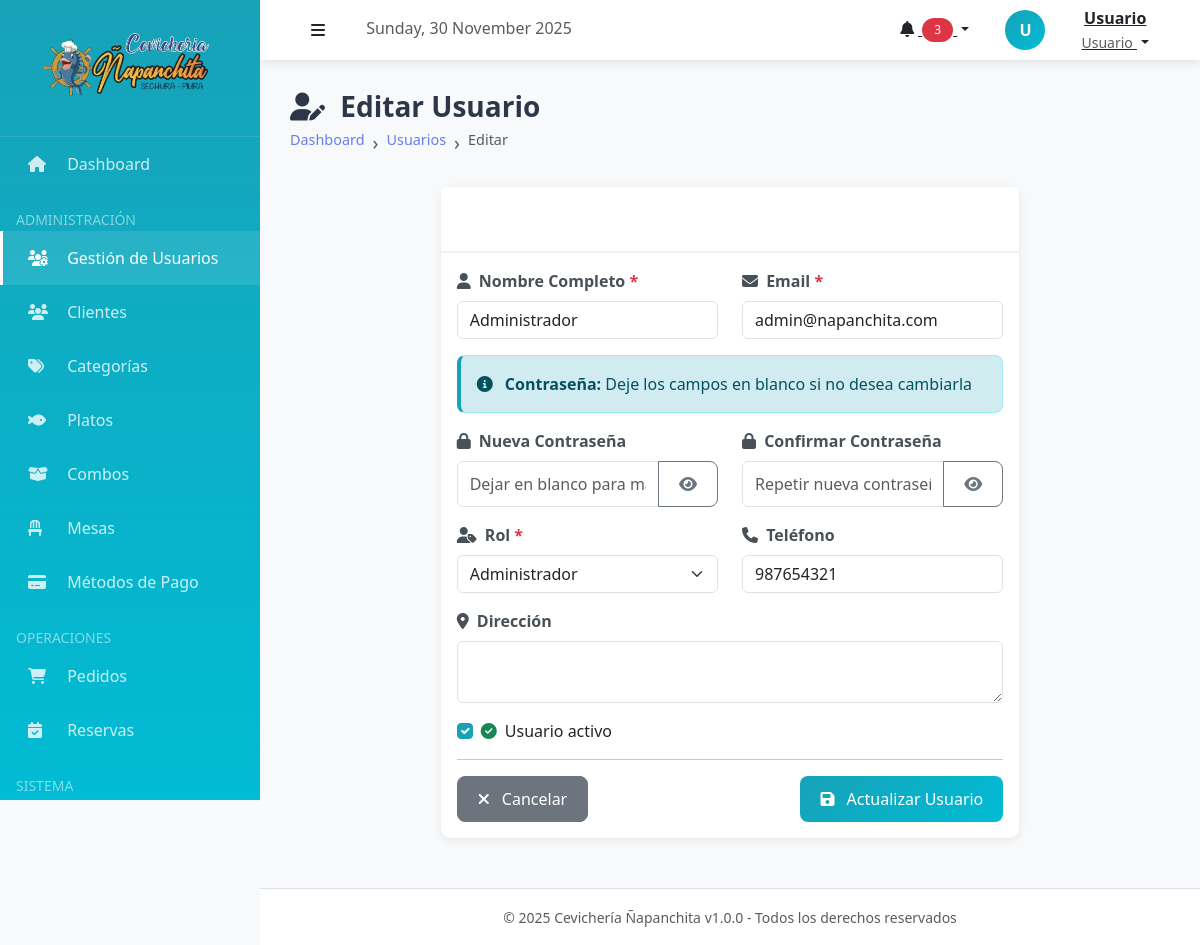
The page /index.php?action=usuarios_editar&id=1 (signed in) on the database its author committed.
### tables this page shows
CREATE TABLE usuarios (
    id INT AUTO_INCREMENT PRIMARY KEY,
    nombre VARCHAR(100) NOT NULL,
    email VARCHAR(100) UNIQUE NOT NULL,
    password VARCHAR(255) NOT NULL,
    telefono VARCHAR(20),
    rol ENUM('admin', 'mesero', 'repartidor') NOT NULL DEFAULT 'mesero',
    fecha_registro TIMESTAMP DEFAULT CURRENT_TIMESTAMP,
    activo BOOLEAN DEFAULT TRUE,
    
    INDEX idx_usuarios_email (email),
    INDEX idx_usuarios_rol (rol),
    INDEX idx_usuarios_activo (activo)
);

### controllers/UsuarioController.php (called while the page is built, shortened)
<?php
require_once __DIR__ . '/../config/database.php';
require_once __DIR__ . '/../models/Usuario.php';
class UsuarioController
{
    private $usuario;
    public function __construct()
    {
        $database = new Database();
        $this->db = $database->getConnection();
        $this->usuario = new Usuario($this->db);
    }
    public function editar($id)
    {
        $this->usuario->id = $id;
        $usuario = $this->usuario->obtenerPorId();
        require_once __DIR__ . '/../views/usuarios/editar.php';
    }
}

### config/database.php (called while the page is built, shortened)
<?php
class Database
{
    private $host = "localhost";
    private $db_name = "napanchita_db";
    private $username = "root";
    private $password = "";
    public function getConnection()
    {
        try {
            $this->conn = new PDO(
                "mysql:host=" . $this->host . ";dbname=" . $this->db_name . ";charset=utf8mb4",
                $this->username,
                $this->password
            );
            $this->conn->setAttribute(PDO::ATTR_ERRMODE, PDO::ERRMODE_EXCEPTION);
            $this->conn->setAttribute(PDO::ATTR_EMULATE_PREPARES, false);
            return $this->conn;
        } catch (PDOException $e) {
            echo "Error de conexión: " . $e->getMessage();
            return null;
        }
    }
}

### models/Usuario.php (called while the page is built, shortened)
<?php
class Usuario
{
    private $conn;
    private $table = "usuarios";
    public $id;
    public function __construct($db)
    {
        $this->conn = $db;
    }
    public function obtenerPorId()
    {
        $query = "SELECT * FROM " . $this->table . " WHERE id = :id LIMIT 1";
        $stmt = $this->conn->prepare($query);
        $stmt->bindParam(":id", $this->id);
        $stmt->execute();
        return $stmt->fetch(PDO::FETCH_ASSOC);
    }
}

### views/usuarios/editar.php (the view, shortened to what this page needs)
<?php
include __DIR__ . '/../layouts/header.php';
?>
<div class="page-header">
    <h1><i class="fas fa-user-edit me-2"></i> Editar Usuario</h1>
    <nav aria-label="breadcrumb">
        <ol class="breadcrumb">
            <li class="breadcrumb-item"><a href="<?php echo BASE_URL; ?>index.php?action=dashboard">Dashboard</a></li>
            <li class="breadcrumb-item"><a href="<?php echo BASE_URL; ?>index.php?action=usuarios">Usuarios</a></li>
            <li class="breadcrumb-item active">Editar</li>
        </ol>
    </nav>
</div>
<div class="row">
    <div class="col-md-8 offset-md-2">
        <div class="card">
            <div class="card-header">
                <i class="fas fa-user-circle me-2"></i> Modificar Datos del Usuario
            </div>
            <div class="card-body">
                <form action="<?php echo BASE_URL; ?>index.php?action=usuarios_actualizar" method="POST" id="formEditarUsuario">
                    <div class="row">
                        <div class="col-md-6 mb-3">
                            <label for="nombre" class="form-label">
                                <i class="fas fa-user me-1"></i> Nombre Completo <span class="text-danger">*</span>
                            </label>
                            <input type="text"
                                class="form-control"
                                id="nombre"
                                name="nombre"
                                required
                                value="<?php echo htmlspecialchars($usuario['nombre'] ?? ''); ?>"
                                minlength="3"
                                maxlength="100">
                        </div>
                        <div class="col-md-6 mb-3">
                            <label for="email" class="form-label">
                                <i class="fas fa-envelope me-1"></i> Email <span class="text-danger">*</span>
                            </label>
                            <input type="email"
                                class="form-control"
                                id="email"
                                name="email"
                                required
                                value="<?php echo htmlspecialchars($usuario['email'] ?? ''); ?>">
                        </div>
                    </div>
                    <div class="alert alert-info">
                        <i class="fas fa-info-circle me-2"></i>
                        <strong>Contraseña:</strong> Deje los campos en blanco si no desea cambiarla
                    </div>
                    <div class="row">
                        <div class="col-md-6 mb-3">
                            <label for="password" class="form-label">
                                <i class="fas fa-lock me-1"></i> Nueva Contraseña
                            </label>
                            <div class="input-group">
                                <input type="password"
                                    class="form-control"
                                    id="password"
                                    name="password"
                                    minlength="6"
                                    placeholder="Dejar en blanco para mantener">
                                <button class="btn btn-outline-secondary" type="button" id="togglePassword">
                                    <i class="fas fa-eye"></i>
                                </button>
                            </div>
                        </div>
                        <div class="col-md-6 mb-3">
                            <label for="password_confirm" class="form-label">
                                <i class="fas fa-lock me-1"></i> Confirmar Contraseña
                            </label>
                            <div class="input-group">
                                <input type="password"
                                    class="form-control"
                                    id="password_confirm"
                                    name="password_confirm"
                                    minlength="6"
                                    placeholder="Repetir nueva contraseña">
                                <button class="btn btn-outline-secondary" type="button" id="togglePasswordConfirm">
                                    <i class="fas fa-eye"></i>
                                </button>
                            </div>
                        </div>
                    </div>
                    <div class="row">
                        <div class="col-md-6 mb-3">
                            <label for="rol" class="form-label">
                                <i class="fas fa-user-tag me-1"></i> Rol <span class="text-danger">*</span>
                            </label>
                            <select class="form-select" id="rol" name="rol" required>
                                <option value="admin" <?php echo (isset($usuario['rol']) && $usuario['rol'] == 'admin') ? 'selected' : ''; ?>>
                                    Administrador
                                </option>
                            </select>
                        </div>
                        <div class="col-md-6 mb-3">
                            <label for="telefono" class="form-label">
                                <i class="fas fa-phone me-1"></i> Teléfono
                            </label>
                            <input type="tel"
                                class="form-control"
                                id="telefono"
                                name="telefono"
                                value="<?php echo htmlspecialchars($usuario['telefono'] ?? ''); ?>"
                                pattern="[0-9]{9}"
                                maxlength="9">
                        </div>
                    </div>
                    <div class="mb-3">
                        <label for="direccion" class="form-label">
                            <i class="fas fa-map-marker-alt me-1"></i> Dirección
                        </label>
                        <textarea class="form-control"
                            id="direccion"
                            name="direccion"
                            rows="2"><?php echo htmlspecialchars($usuario['direccion'] ?? ''); ?></textarea>
                    </div>
                    <div class="mb-3">
                        <div class="form-check">
                            <input class="form-check-input"
                                type="checkbox"
                                id="activo"
                                name="activo"
                                value="1"
                                <?php echo (isset($usuario['activo']) && $usuario['activo']) ? 'checked' : ''; ?>>
                            <label class="form-check-label" for="activo">
                                <i class="fas fa-check-circle text-success me-1"></i> Usuario activo
                            </label>
                        </div>
                    </div>
                    <hr>
                    <div class="d-flex justify-content-between">
                        <a href="<?php echo BASE_URL; ?>index.php?action=usuarios" class="btn btn-secondary">
                            <i class="fas fa-times me-2"></i> Cancelar
                        </a>
                        <button type="submit" class="btn btn-primary">
                            <i class="fas fa-save me-2"></i> Actualizar Usuario
                        </button>
                    </div>
                </form>
            </div>
        </div>
    </div>
</div>
<?php
include __DIR__ . '/../layouts/footer.php';
?>

### public/css/style.css (style rules this page uses)
:root { --color-primary: #667eea; --color-secondary: #764ba2; --color-success: #28a745; --color-danger: #dc3545; --color-warning: #ffc107; --color-info: #17a2b8; --color-light: #f8f9fa; --color-dark: #343a40; --transition: all 0.3s ease; }
body { font-family: 'Segoe UI', Tahoma, Geneva, Verdana, sans-serif; background-color: #f4f6f9; }
.card { transition: var(--transition); margin-bottom: 20px; }
.card-header { font-weight: 600; background: linear-gradient(135deg, var(--color-primary) 0%, var(--color-secondary) 100%); color: white; border-bottom: none; }
.btn { transition: var(--transition); font-weight: 500; border-radius: 8px; padding: 10px 20px; }
.btn-primary { background: linear-gradient(135deg, var(--color-primary) 0%, var(--color-secondary) 100%); border: none; }
.alert { border-left: 4px solid; border-radius: 8px; }
.alert-info { border-left-color: var(--color-info); background-color: #d1ecf1; }
.form-label { font-weight: 600; color: #495057; margin-bottom: 8px; }
.breadcrumb { background: transparent; font-size: 0.9rem; }
.breadcrumb-item + .breadcrumb-item::before { content: "›"; font-size: 1.2rem; }
.breadcrumb-item a { color: var(--color-primary); text-decoration: none; }

### public/css/tema-celeste.css (style rules this page uses)
:root { --primary-color: #17a2b8; --primary-dark: #138496; --primary-light: #00bcd4; --primary-gradient: linear-gradient(135deg, #17a2b8 0%, #00bcd4 100%); }
.btn-primary { background: linear-gradient(135deg, #17a2b8 0%, #00bcd4 100%); border-color: #17a2b8; }
a { color: #17a2b8; }
.form-check-input:checked { background-color: #17a2b8; border-color: #17a2b8; }

### views/layouts/header.php (style rules this page uses)
:root { --sidebar-width: 260px; --header-height: 60px; --primary-color: #17a2b8; --secondary-color: #00bcd4; }
body { font-family: 'Segoe UI', Tahoma, Geneva, Verdana, sans-serif; background-color: #f8f9fa; }
.page-header { margin-bottom: 30px; }
.page-header h1 { font-size: 28px; font-weight: 700; color: #2d3748; margin: 0; }
.breadcrumb { background: transparent; padding: 0; margin: 5px 0 0 0; }
.card { border: none; box-shadow: 0 2px 10px rgba(0, 0, 0, 0.08); border-radius: 10px; }
.card-header { background: white; border-bottom: 2px solid #f1f1f1; font-weight: 600; padding: 20px; }

### rows shown on the page
usuarios: nombre "Administrador", email "admin@napanchita.com", rol "Administrador", telefono "987654321", activo "☑"

### other values the page prints
substr($_SESSION['nombre'] ?? 'U', 0, 1) "U"
$_SESSION['nombre'] "Usuario"
$_SESSION['rol'] "Usuario"
APP_NAME "Cevichería Ñapanchita"
APP_VERSION "1.0.0"
